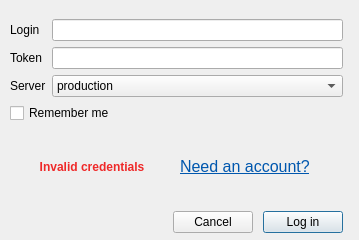
<?xml version="1.0" encoding="UTF-8"?>
<ui version="4.0">
 <class>Dialog</class>
 <widget class="QDialog" name="Dialog">
  <property name="windowModality">
   <enum>Qt::WindowModal</enum>
  </property>
  <property name="geometry">
   <rect>
    <x>0</x>
    <y>0</y>
    <width>359</width>
    <height>240</height>
   </rect>
  </property>
  <property name="sizePolicy">
   <sizepolicy hsizetype="Fixed" vsizetype="Fixed">
    <horstretch>0</horstretch>
    <verstretch>0</verstretch>
   </sizepolicy>
  </property>
  <property name="minimumSize">
   <size>
    <width>359</width>
    <height>240</height>
   </size>
  </property>
  <property name="maximumSize">
   <size>
    <width>359</width>
    <height>240</height>
   </size>
  </property>
  <property name="windowTitle">
   <string>Mapflow - Log In</string>
  </property>
  <property name="windowIcon">
   <iconset>
    <normaloff>icon.png</normaloff>icon.png</iconset>
  </property>
  <property name="styleSheet">
   <string notr="true">rgb(255,0,0)</string>
  </property>
  <property name="sizeGripEnabled">
   <bool>false</bool>
  </property>
  <property name="modal">
   <bool>true</bool>
  </property>
  <widget class="QWidget" name="">
   <property name="geometry">
    <rect>
     <x>10</x>
     <y>19</y>
     <width>333</width>
     <height>214</height>
    </rect>
   </property>
   <layout class="QVBoxLayout" name="verticalLayout_2">
    <item>
     <layout class="QVBoxLayout" name="verticalLayout">
    <item>
     <layout class="QFormLayout" name="formLayout">
      <item row="0" column="0">
       <widget class="QLabel" name="loginLabel">
        <property name="text">
         <string>Login</string>
        </property>
       </widget>
      </item>
      <item row="0" column="1">
       <widget class="QLineEdit" name="loginField">
        <property name="text">
         <string/>
        </property>
        <property name="alignment">
         <set>Qt::AlignLeading|Qt::AlignLeft|Qt::AlignVCenter</set>
        </property>
        <property name="clearButtonEnabled">
         <bool>true</bool>
        </property>
       </widget>
      </item>
      <item row="1" column="0">
       <widget class="QLabel" name="passwordLabel">
        <property name="text">
           <string>Token</string>
        </property>
       </widget>
      </item>
      <item row="1" column="1">
       <widget class="QgsPasswordLineEdit" name="passwordField">
        <property name="clearButtonEnabled">
         <bool>true</bool>
        </property>
        <property name="showLockIcon">
         <bool>false</bool>
        </property>
       </widget>
      </item>
      <item row="2" column="0">
       <widget class="QLabel" name="serverLabel">
        <property name="text">
         <string>Server</string>
        </property>
       </widget>
      </item>
      <item row="2" column="1">
       <widget class="QComboBox" name="serverCombo">
        <item>
         <property name="text">
          <string>production</string>
         </property>
        </item>
        <item>
         <property name="text">
          <string>staging</string>
         </property>
        </item>
       </widget>
      </item>
      <item row="3" column="0" colspan="2">
       <widget class="QCheckBox" name="rememberMe">
        <property name="text">
         <string>Remember me</string>
        </property>
       </widget>
      </item>
     </layout>
    </item>
      <item>
       <layout class="QHBoxLayout" name="layoutInfo">
        <item>
     <widget class="QLabel" name="invalidCredentialsMessage">
      <property name="font">
       <font>
        <weight>75</weight>
        <bold>true</bold>
       </font>
      </property>
      <property name="visible">
       <bool>false</bool>
      </property>
      <property name="autoFillBackground">
       <bool>false</bool>
      </property>
      <property name="styleSheet">
       <string notr="true">color: rgb(239, 41, 41);</string>
      </property>
      <property name="inputMethodHints">
       <set>Qt::ImhNone</set>
      </property>
      <property name="frameShape">
       <enum>QFrame::NoFrame</enum>
      </property>
      <property name="frameShadow">
       <enum>QFrame::Plain</enum>
      </property>
      <property name="text">
       <string>Invalid credentials</string>
      </property>
      <property name="alignment">
       <set>Qt::AlignCenter</set>
      </property>
     </widget>
        </item>
        <item>
         <widget class="QLabel" name="needAnAccount">
          <property name="font">
           <font>
            <pointsize>12</pointsize>
            <kerning>true</kerning>
           </font>
          </property>
          <property name="text">
           <string>&lt;html&gt;&lt;head/&gt;&lt;body&gt;&lt;p&gt;&lt;a href=&quot;https://mapflow.ai&quot;&gt;&lt;span style=&quot; text-decoration: underline; color:#0057ae;&quot;&gt;Need an account?&lt;/span&gt;&lt;/a&gt;&lt;/p&gt;&lt;/body&gt;&lt;/html&gt;</string>
          </property>
          <property name="textFormat">
           <enum>Qt::AutoText</enum>
          </property>
          <property name="wordWrap">
           <bool>true</bool>
          </property>
          <property name="openExternalLinks">
           <bool>true</bool>
          </property>
         </widget>
        </item>
       </layout>
      </item>
     </layout>
    </item>
    <item>
     <layout class="QHBoxLayout" name="layoutButtons">
      <item>
       <spacer name="horizontalSpacer">
        <property name="orientation">
         <enum>Qt::Horizontal</enum>
        </property>
        <property name="sizeHint" stdset="0">
         <size>
          <width>40</width>
          <height>20</height>
         </size>
        </property>
       </spacer>
      </item>
      <item>
       <layout class="QHBoxLayout" name="buttons" stretch="0,0">
        <property name="spacing">
         <number>10</number>
        </property>
        <property name="sizeConstraint">
         <enum>QLayout::SetFixedSize</enum>
        </property>
        <property name="rightMargin">
         <number>0</number>
        </property>
        <item>
         <widget class="QPushButton" name="cancelButton">
          <property name="sizePolicy">
           <sizepolicy hsizetype="Fixed" vsizetype="Fixed">
            <horstretch>0</horstretch>
            <verstretch>0</verstretch>
           </sizepolicy>
          </property>
          <property name="text">
           <string>Cancel</string>
          </property>
          <property name="flat">
           <bool>false</bool>
          </property>
         </widget>
        </item>
        <item>
         <widget class="QPushButton" name="loginButton">
          <property name="sizePolicy">
           <sizepolicy hsizetype="Fixed" vsizetype="Fixed">
            <horstretch>0</horstretch>
            <verstretch>0</verstretch>
           </sizepolicy>
          </property>
          <property name="autoFillBackground">
           <bool>false</bool>
          </property>
          <property name="text">
           <string>Log in</string>
          </property>
          <property name="checkable">
           <bool>false</bool>
          </property>
          <property name="default">
           <bool>true</bool>
          </property>
         </widget>
        </item>
       </layout>
      </item>
     </layout>
    </item>
   </layout>
  </widget>
 </widget>
 <customwidgets>
  <customwidget>
   <class>QgsPasswordLineEdit</class>
   <extends>QLineEdit</extends>
   <header>qgspasswordlineedit.h</header>
  </customwidget>
 </customwidgets>
 <resources/>
 <connections/>
</ui>
